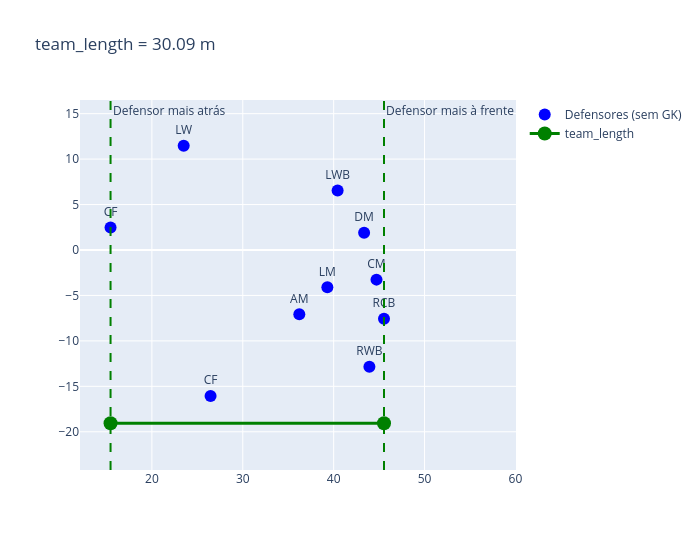

Write notebook code for a chart like this one.
### Code cell
# Feature 3 — team_length
plot_team_length(def_x, def_y, def_labels, feature_row['team_length'])

### Figure 1 — Plotly figure (JSON) as saved in the notebook; plotly's stock layout.template omitted (floating-point values rounded to 4 significant figures)
{"data": [{"marker": {"color": "blue", "size": 12}, "mode": "markers+text", "name": "Defensores (sem GK)", "text": ["LW", "RWB", "CF", "LWB", "CF", "RCB", "AM", "DM", "LM", "CM"], "textposition": "top center", "type": "scatter", "x": [23.5, 43.93, 26.46, 40.44, 15.45, 45.54, 36.22, 43.35, 39.31, 44.71], "y": [11.48, -12.84, -16.06, 6.544, 2.486, -7.554, -7.059, 1.906, -4.096, -3.261]}, {"line": {"color": "green", "width": 3}, "marker": {"color": "green", "size": 14}, "mode": "lines+markers", "name": "team_length", "type": "scatter", "x": [15.45, 45.54], "y": [-19.06, -19.06]}], "layout": {"annotations": [{"showarrow": false, "text": "Defensor mais atrás", "x": 15.45, "xanchor": "left", "xref": "x", "y": 1, "yanchor": "top", "yref": "y domain"}, {"showarrow": false, "text": "Defensor mais à frente", "x": 45.54, "xanchor": "left", "xref": "x", "y": 1, "yanchor": "top", "yref": "y domain"}], "height": 550, "shapes": [{"line": {"color": "green", "dash": "dash"}, "type": "line", "x0": 15.45, "x1": 15.45, "xref": "x", "y0": 0, "y1": 1, "yref": "y domain"}, {"line": {"color": "green", "dash": "dash"}, "type": "line", "x0": 45.54, "x1": 45.54, "xref": "x", "y0": 0, "y1": 1, "yref": "y domain"}], "title": {"text": "team_length = 30.09 m"}, "width": 700, "yaxis": {"scaleanchor": "x", "scaleratio": 1}}}
